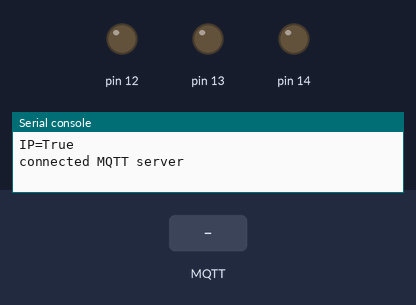
Simulated run of this program. Board: MicroPython board. Shown: output pins drawn as LEDs (lit = HIGH), the last lines printed to the serial console. The test bench sets the inputs (shaded band). WiFi joins after 1.5 s; no MQTT or app messages arrive unless stated.

Above: at 2.8 s.
2.9 s: MQTT message "on" arrives on the first subscribed topic
At 3.6 s:
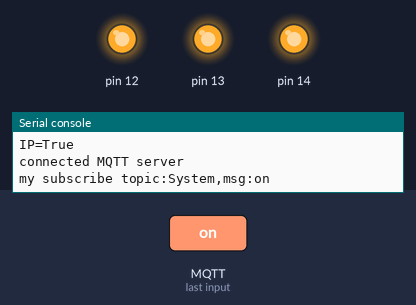
4.5 s: MQTT message "off" arrives on the first subscribed topic
At 4.9 s:
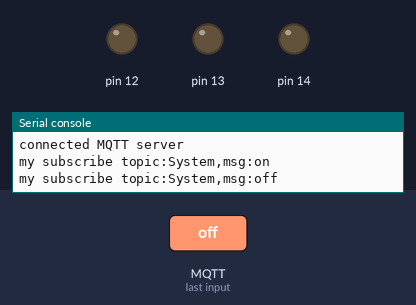
Timing chart, 0 to 7.5 s (numbered marks = the images above; inputs shaded):
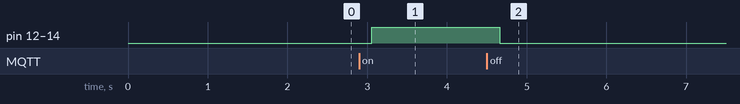

The program:

main.py
```python
##################################匯入模組#################################################
from umqtt.simple import MQTTClient
import sys
import time
import mcu
from machine import Pin, ADC

#################################函式與類別定義#######################################
m = ""


def on_message(topic, msg):
    global m
    msg = msg.decode("utf-8")
    topic = topic.decode("utf-8")
    print(f"my subscribe topic:{topic},msg:{msg}")
    m = msg


wi = mcu.wifi()
wi.setup(ap_active=False, sta_active=True)
if wi.connect("Singular_AI", "Singular#1234"):
    print(f"IP={wi.ip}")

mq_server = "mqtt.singularinnovation-ai.com"
# mq_server= "192.168.68.144"
mqttClientId = "Sean"
mqtt_username = "singular"
mqtt_password = "Singular#1234"
mqClient0 = MQTTClient(
    mqttClientId, mq_server, user=mqtt_username, password=mqtt_password, keepalive=30
)
gpio = mcu.gpio()
RED = Pin(gpio.D5, Pin.OUT)
BLUE = Pin(gpio.D7, Pin.OUT)
GREEN = Pin(gpio.D6, Pin.OUT)

try:
    mqClient0.connect()
except:
    sys.sxit()
finally:
    print("connected MQTT server")

mqClient0.set_callback(on_message)  # 設定接受訊息的時候要呼叫的函式
mqClient0.subscribe("System")  # 設定想訂閱的主提
#################################主程式#########################################
while True:
    # 查看是否有訂閱主題發吧的資料
    mqClient0.check_msg()  # 等待已訂閱的主題發送資料
    mqClient0.ping()  # 持續確認是否還保持連線
    time.sleep(0.1)
    if m == "on":
        BLUE.value(1)
        RED.value(1)
        GREEN.value(1)
    elif m == "off":
        BLUE.value(0)
        RED.value(0)
        GREEN.value(0)
```

mcu.py
```python
class gpio:
    def __init__(self):
        self._D0 = 16
        self._D1 = 5
        self._D2 = 4
        self._D3 = 0
        self._D4 = 2
        self._D5 = 14
        self._D6 = 12
        self._D7 = 13
        self._D8 = 15
        self._SDD3 = 10
        self._SDD2 = 9

    @property
    def D0(self):
        return self._D0

    @property
    def D1(self):
        return self._D1

    @property
    def D2(self):
        return self._D2

    @property
    def D3(self):
        return self._D3

    @property
    def D4(self):
        return self._D4

    @property
    def D5(self):
        return self._D5

    @property
    def D6(self):
        return self._D6

    @property
    def D7(self):
        return self._D7

    @property
    def D8(self):
        return self._D8

    @property
    def SDD3(self):
        return self._SDD3

    @property
    def SDD2(self):
        return self._SDD2w


import network


class wifi:
    def __init__(self, ssid=None, password=None):
        """
        初始化 WIFI模組
        ssid: WIFI名稱
        password: WIFI密碼
        使用方法：
        wi = wifi("WIFI_NAME,"WIFI_PASSWOD")
        """
        self.sta = network.WLAN(network.STA_IF)
        self.ap = network.WLAN(network.AP_IF)
        self.ssid = ssid
        self.password = password
        self.ap_active = False
        self.sta_active = False
        self.ip = None

    def setup(self, ap_active=False, sta_active=False):
        """
        設定WIFI模組
        ap_active: 世凱起 AP 模式
        sta_active:是否開啟 STA模式

        使用方法：wi.setup(ap_active=True|False,sta_active=True|False)
        """
        self.ap_active = ap_active
        self.sta_active = sta_active
        self.ap.active(ap_active)
        self.sta.active(sta_active)

    def scan(self):
        """
        搜尋 WIFI
        返回：WIFI列表

        使用方法：
        wi.scan()
        """
        if self.sta_active:
            wifi_list = self.sta.scan()
            print("Scan result:")
            for i in range(len(wifi_list)):
                print(wifi_list[i][1])
        else:
            print("STA 模式未啟動")

    def connect(self, ssid=None, password=None) -> bool:
        """
        連接WIFI
        ssid：名稱
        password：WIFI密碼

        使用方法：
        wi.connect("WIFI_NAME,"WIFI_PASSWORD")
        或在初始化時有設定過就可以不用在設定
        wi.connect()
        """
        ssid = ssid if ssid is not None else self.password
        if not self.sta_active:
            print("STA 模式為啟動")
            return False
        if ssid is None or password is None:
            print("WIFI 名稱會秘法為設定")
            return False
        if self.sta_active:
            self.sta.connect(ssid, password)
            while not (self.sta.isconnected()):
                pass
            self.ip = self.sta.isconnected()
            print("connet successfully", self.sta.ifconfig)
            return True
```

Measured:
- after the input at 2.9 s, pin 12–14: LOW → HIGH after 0.16 s
- after the input at 4.5 s, pin 12–14: HIGH → LOW after 0.16 s
